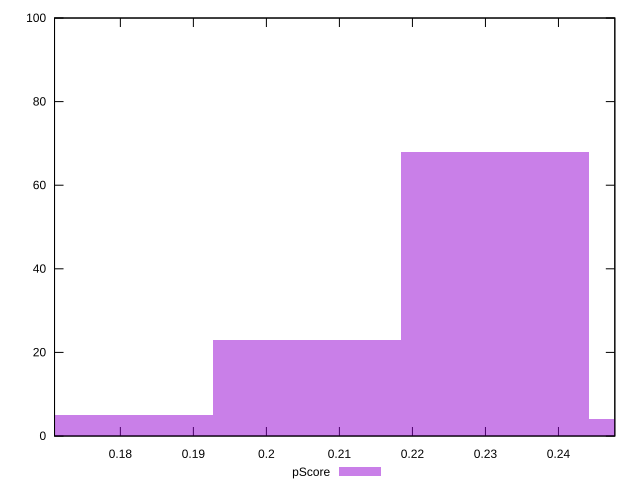

The gnuplot source for this figure:
reset

$pScore <<EOF
0.17989814317619626 5
0.23129761265510948 68
0.2569973473945661 4
0.20559787791565287 23
EOF

set key outside below
set boxwidth 0.02569973473945661
set xrange [0.1709845358359482:0.24772002510289765]
set yrange [0:100]
set trange [0:100]
set style fill transparent solid 0.5 noborder
set terminal svg size 640, 490 enhanced background rgb 'white'
set output "reports/report_00033_2021-03-01T14-23-16.841Z/max-potential-fid/samples/astro-inner-cached/pScore/histogram.svg"

plot $pScore title "pScore" with boxes

reset
